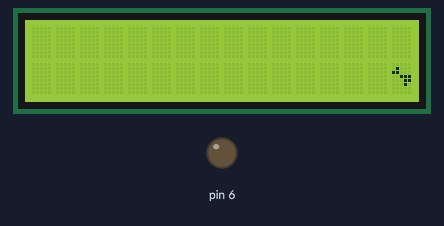
This sketch was run on a simulated Arduino Uno, built with avr-gcc and run on an emulated ATmega328P. On the bench: 16×2 character LCD, output pins drawn as LEDs (lit = HIGH). Random numbers use the default seed unless the sketch sets one.

Above: at 0.16 s.
At 4.97 s:
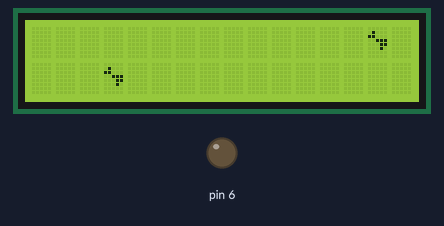
At 9.99 s:
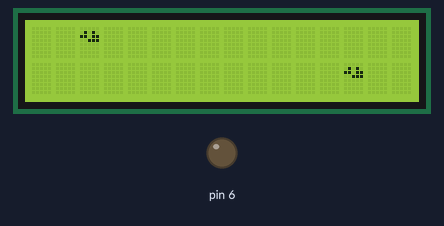
At 20.02 s:
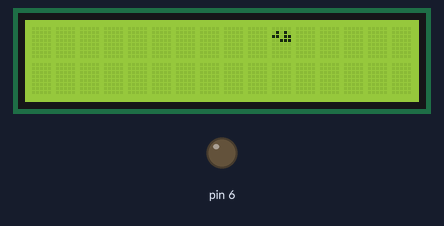
At 29.84 s:
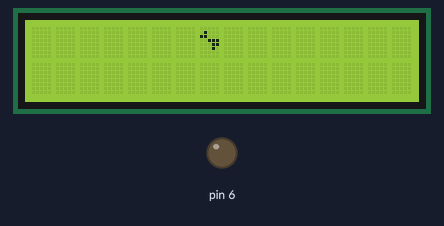
At 39.87 s:
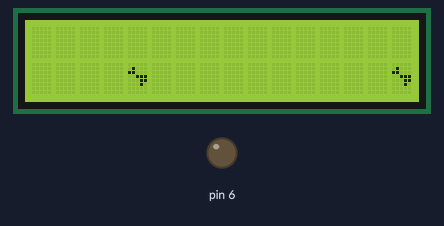

The sketch:

rogerim_lcd1.ino
```cpp
#define NOTE_B0  31
#define NOTE_C1  33
#define NOTE_CS1 35
#define NOTE_D1  37
#define NOTE_DS1 39
#define NOTE_E1  41
#define NOTE_F1  44
#define NOTE_FS1 46
#define NOTE_G1  49
#define NOTE_GS1 52
#define NOTE_A1  55
#define NOTE_AS1 58
#define NOTE_B1  62
#define NOTE_C2  65
#define NOTE_CS2 69
#define NOTE_D2  73
#define NOTE_DS2 78
#define NOTE_E2  82
#define NOTE_F2  87
#define NOTE_FS2 93
#define NOTE_G2  98
#define NOTE_GS2 104
#define NOTE_A2  110
#define NOTE_AS2 117
#define NOTE_B2  123
#define NOTE_C3  131
#define NOTE_CS3 139
#define NOTE_D3  147
#define NOTE_DS3 156
#define NOTE_E3  165
#define NOTE_F3  175
#define NOTE_FS3 185
#define NOTE_G3  196
#define NOTE_GS3 208
#define NOTE_A3  220
#define NOTE_AS3 233
#define NOTE_B3  247
#define NOTE_C4  262
#define NOTE_CS4 277
#define NOTE_D4  294
#define NOTE_DS4 311
#define NOTE_E4  330
#define NOTE_F4  349
#define NOTE_FS4 370
#define NOTE_G4  392
#define NOTE_GS4 415
#define NOTE_A4  440
#define NOTE_AS4 466
#define NOTE_B4  494
#define NOTE_C5  523
#define NOTE_CS5 554
#define NOTE_D5  587
#define NOTE_DS5 622
#define NOTE_E5  659
#define NOTE_F5  698
#define NOTE_FS5 740
#define NOTE_G5  784
#define NOTE_GS5 831
#define NOTE_A5  880
#define NOTE_AS5 932
#define NOTE_B5  988
#define NOTE_C6  1047
#define NOTE_CS6 1109
#define NOTE_D6  1175
#define NOTE_DS6 1245
#define NOTE_E6  1319
#define NOTE_F6  1397
#define NOTE_FS6 1480
#define NOTE_G6  1568
#define NOTE_GS6 1661
#define NOTE_A6  1760
#define NOTE_AS6 1865
#define NOTE_B6  1976
#define NOTE_C7  2093
#define NOTE_CS7 2217
#define NOTE_D7  2349
#define NOTE_DS7 2489
#define NOTE_E7  2637
#define NOTE_F7  2794
#define NOTE_FS7 2960
#define NOTE_G7  3136
#define NOTE_GS7 3322
#define NOTE_A7  3520
#define NOTE_AS7 3729
#define NOTE_B7  3951
#define NOTE_C8  4186
#define NOTE_CS8 4435
#define NOTE_D8  4699
#define NOTE_DS8 4978
//Import the Liquid Crystal Library
#include <LiquidCrystal.h>
//Initialize the LCD with the arduino
LiquidCrystal lcd(12, 11, 5, 4, 3, 2);

//time to make our charcaters and scenario

byte pteroDown[8] = {0b00000, // ptero with wings down
               	     0b01000,
                     0b11000,
                     0b00111,
                     0b00011,
                     0b00010,
                     0b00000,
                     0b00000};

byte pteroUp[8] = {0b00000,  // ptero with wings up
                   0b01010,
                   0b11011,
                   0b00111,
                   0b00000,
                   0b00000,
                   0b00000,
                   0b00000};


struct pteroPosition {
  int x;
  int y;
};

struct pteroPosition createPtero(){
	struct pteroPosition ptp;
  	ptp.x = 15;
  	ptp.y = random(0, 2);
  	return ptp;
};

void pteroMove(struct pteroPosition ptp, struct pteroPosition ptp2, int ptero2){
	lcd.setCursor(ptp.x, ptp.y);
  	lcd.write(byte(3));
  	if(ptero2){
  		lcd.setCursor(ptp2.x, ptp2.y);
  		lcd.write(byte(3));
  	}
  	delay(200);

  	lcd.setCursor(ptp.x, ptp.y);
  	lcd.write(byte(4));
  	if(ptero2){
  		lcd.setCursor(ptp2.x, ptp2.y);
  		lcd.write(byte(4));
  	}
  	delay(200);

  	lcd.setCursor(ptp.x, ptp.y);
  	lcd.write(" ");

  	if(ptero2){
  		lcd.setCursor(ptp2.x, ptp2.y);
  		lcd.write(" ");
  	}
}

void setup(){
  	randomSeed(analogRead(0));
    pinMode(8, INPUT);
  	pinMode(6, OUTPUT);
  	digitalWrite(6, LOW);

  	lcd.begin(16,2);

  	lcd.createChar(3, pteroDown);
  	lcd.createChar(4, pteroUp);

  	Serial.begin(9600);
}


struct pteroPosition ptp = createPtero();
struct pteroPosition ptp2;
int ptero2;

void loop(){
  	pteroMove(ptp, ptp2, ptero2);
  	(ptp.x)--;
  	(ptp2.x)--;


  	if(ptp.x <= 4 && !ptero2){
      	ptero2 = 1;
    	ptp2 = createPtero();
    }

  	if(ptp.x < 0){
      	ptp = ptp2;
      	ptp2.x = -1;
      	ptero2 = 0;
    }

}
```
